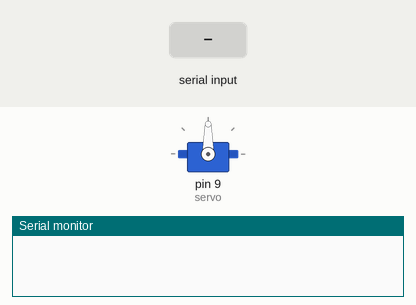
Recording of a sketch running on a simulated Arduino Uno, built with avr-gcc and run on an emulated ATmega328P. Parts: servo, the last lines printed to the serial monitor. The test bench sets the inputs (shaded band).

Above: at 1.2 s.
1.3 s: "1\n" received over Serial
At 2.2 s:
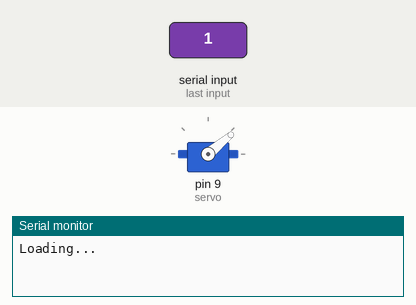
2.8 s: "2\n" received over Serial
At 3.3 s:
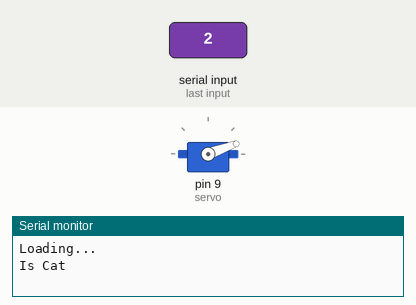
4.3 s: "4\n" received over Serial
At 5.5 s:
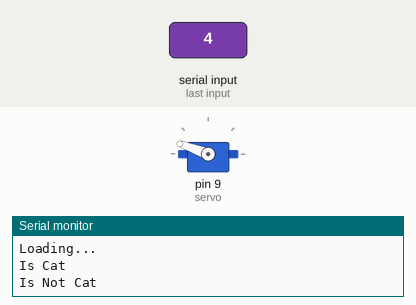
5.8 s: "3\n" received over Serial
At 6.8 s:
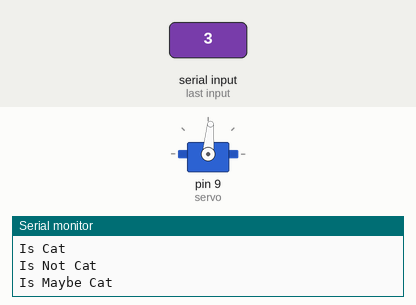
Timing chart, 0 to 8.3 s (numbered marks = the images above; inputs shaded):
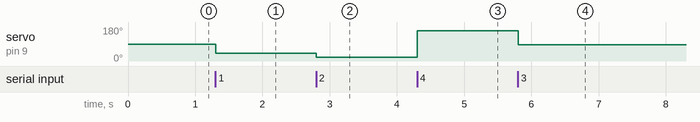

Measured:
- after the input at 1.3 s, servo on pin 9 (servo): 90° → 40° at once
- after the input at 2.8 s, servo on pin 9 (servo): 40° → 20° at once
- after the input at 4.3 s, servo on pin 9 (servo): 20° → 160° at once
- after the input at 5.8 s, servo on pin 9 (servo): 160° → 85° at once

The sketch:

is_cat_sketch.ino
```cpp
#include <Servo.h>

Servo servo;

const int SERVO_PIN = 9;
const int BAUD = 9600;

const int LOADING = 1;
const int IS_CAT = 2;
const int IS_MAYBE_CAT = 3;
const int IS_NOT_CAT = 4;

const int LOADING_ANGLE = 40;
const int IS_MAYBE_CAT_ANGLE = 85;
const int IS_CAT_ANGLE = 20;
const int IS_NOT_CAT_ANGLE = 160;

void setup() {
  servo.attach(9);
  Serial.begin(BAUD);
}

void loop() {
  unsigned int state = Serial.parseInt();
  int angle = -1;

  switch (state) {
    case 1:
      Serial.println("Loading...");
      angle = LOADING_ANGLE;
    break;
    case 2:
      Serial.println("Is Cat");
      angle = IS_CAT_ANGLE;
    break;
    case 3:
      Serial.println("Is Maybe Cat");
      angle = IS_MAYBE_CAT_ANGLE;
    break;
    case 4:
      Serial.println("Is Not Cat");
      angle = IS_NOT_CAT_ANGLE;
    break;
  }

  if (angle >= 0) {
    servo.write(angle);
  }
}
```
